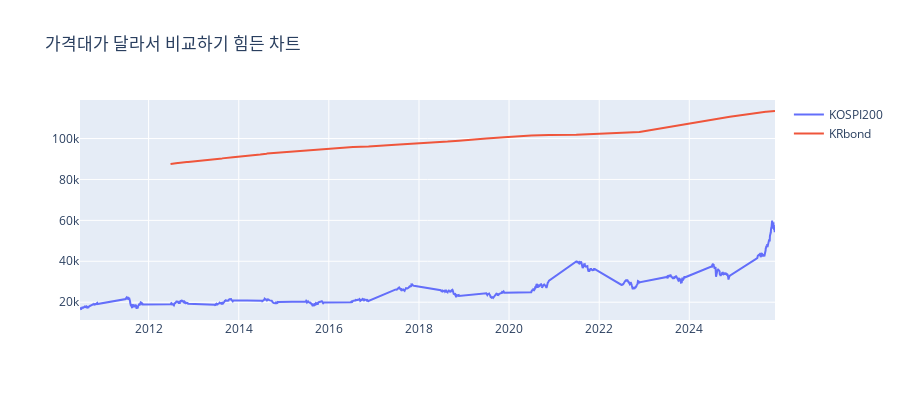

The code cell stored with this chart in its notebook:
### Markdown cell above
## Step 1. 가격 비교가 어려운 상황 (Raw Price)

### Code cell
import plotly.graph_objects as go

# 단순히 종가만 그리면 가격대가 달라 비교가 힘듦
# - Y축이 '원' 단위 절대 가격이라,
#   지수 수준(200포인트대)와 채권(1000포인트 내외)을 같이 보면
#   한쪽이 거의 평평하게 보이는 문제가 생김
fig = go.Figure()
fig.add_trace(go.Scatter(x=df_KOSPI200.index, y=df_KOSPI200["Close"], name="KOSPI200"))
fig.add_trace(go.Scatter(x=df_KRbond.index, y=df_KRbond["Close"], name="KRbond"))

fig.update_layout(
    title="가격대가 달라서 비교하기 힘든 차트",
    height=400
)
fig.show()

### Figure 1 — Plotly figure (JSON) as saved in the notebook; plotly's stock layout.template omitted (floating-point values rounded to 4 significant figures; data arrays with more than 128 entries replaced by an {"elided": "..."} marker saying what was removed)
{"data": [{"name": "KOSPI200", "type": "scatter", "x": {"elided": "1600 str values"}, "y": {"elided": "1600 float values"}}, {"name": "KRbond", "type": "scatter", "x": {"elided": "1400 str values"}, "y": {"elided": "1400 float values"}}], "layout": {"height": 400, "title": {"text": "가격대가 달라서 비교하기 힘든 차트"}}}
